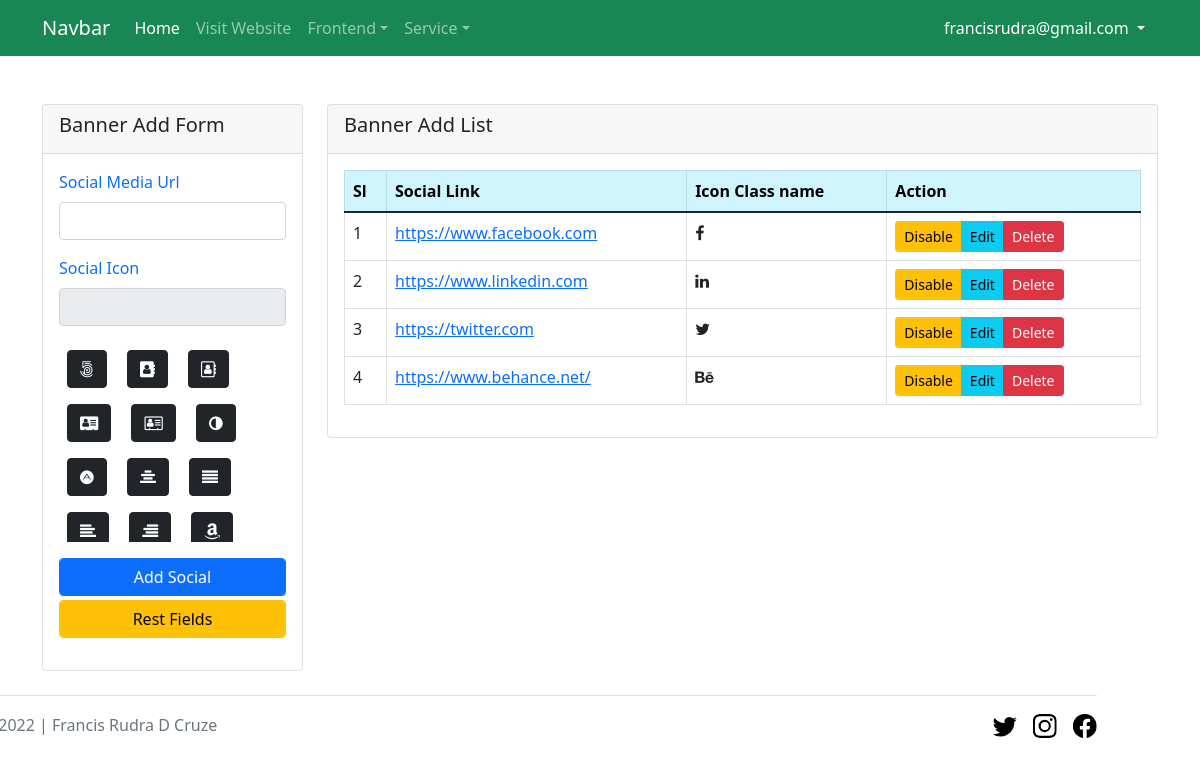
The app's page /admin/social_media.php (signed in) with its own data.
### tables this page shows
CREATE TABLE `social_medias` (
  `id` int(11) NOT NULL,
  `media_url` varchar(255) NOT NULL,
  `media_icon` varchar(100) NOT NULL,
  `active_status` int(11) NOT NULL DEFAULT 0
);

### db.php (called while the page is built)
<?php
function db_connect(){
    $db_host = "localhost";
    $db_user = "root";
    $db_pass = "";
    $db_name = "finance_business";
    return mysqli_connect($db_host, $db_user, $db_pass, $db_name);
}
function get_all($table_name){
    $get_query = "SELECT * FROM $table_name";
    return mysqli_query(db_connect(), $get_query);
}
?>

### admin/social_media.php (the view, shortened to what this page needs)
<?php
    require_once '../header.php';
    require_once '../db.php';
    require_once 'navbar.php';
?>
<section>
    <div class="container">
        <div class="row">
            <div class="col-lg-3 mt-5">
                <div class="card">
                    <div class="card-header">
                        <h5 class="card-title text-capitalize">Banner add form</h5>
                    </div>
                    <div class="card-body">
                        <form action="social_media_post.php" method="post">
                            <div class="mb-3">
                                <label class="form-label text-capitalize text-primary">Social Media Url</label>
                                <input type="url" name="media_url" class="form-control <?php
                                    if(isset($_SESSION['media_url_null'])) {
                                        echo "is-invalid";
                                    }
                                ?>">
                            </div>
                            <div class="mb-3">
                                <label class="form-label text-capitalize text-primary">Social Icon</label>
                                <input type="text" required name="media_icon" id="social_icon" readonly class="form-control <?php
                                    if(isset($_SESSION['media_icon_null'])){
                                        echo "is-invalid";
                                    }
                                ?>">
                            </div>
                            <div class="mb-3 overflow-scroll" style="height: 200px;">
                                <?php foreach($icons as $icon): ?>
                                    <span id="<?=$icon?>" class="btn btn-dark m-2">
                                        <i class="fa <?=$icon?>"></i>
                                    </span>
                                <?php endforeach?>
                            </div>
                            <div class="mb-1">
                                <button type="submit" class="form-control btn btn-primary">Add Social</button>
                            </div>
                            <div class="mb-3">
                                <button type="reset" class="form-control btn btn-warning">Rest Fields</button>
                            </div>
                        </form>
                    </div>
                </div>
            </div>
            <div class="col-lg-9 mt-5">
                <div class="card">
                    <div class="card-header">
                        <h5 class="card-title text-capitalize">Banner add list</h5>
                    </div>
                    <div class="card-body">
                        <table class="table table-bordered">
                            <thead class="table-info">
                                <th>Sl</th>
                                <th>Social Link</th>
                                <th>Icon Class name</th>
                                <th>Action</th>
                            </thead>
                            <tbody>
                                <?php foreach (get_all('social_medias') as $key => $icon) : ?>
                                    <tr>
                                        <td><?= $key + 1 ?></td>
                                        <td><a href="<?=$icon['media_url']?>" target="_blank"><?=$icon['media_url']?></a></td>
                                        <td><i class="fa <?=$icon['media_icon']?>"></i></td>
                                        <td>
                                        <div class="btn-group btn-group-sm" role="group" aria-label="Basic mixed styles example">
                                            <?php if($icon['active_status'] == 0): ?>
                                                <a href="social_media_status.php?media_id=<?=$icon['id']?>&status=1" type="button" class="btn btn-success">Active</a>
                                                <?php else: ?>
                                                <a href="social_media_status.php?media_id=<?=$icon['id']?>&status=0" type="button" class="btn btn-warning">Disable</a>
                                            <?php endif ?>
                                            <a href="social_media_edit.php?media_id=<?=$icon['id']?>" type="button" class="btn btn-info">Edit</a>
                                            <button type="button" value="social_media_status.php?media_id=<?=$icon['id']?>&status=2" class="deleteBtn btn btn-danger">Delete</button>
                                        </div>
                                        </td>
                                    </tr>
                                <?php endforeach ?>
                            </tbody>
                        </table>
                    </div>
                </div>
            </div>
        </div>
    </div>
</section>
<?php require_once '../footer.php'; ?>

### records on screen
social_medias: media_url "https://www.facebook.com"
social_medias: media_url "https://www.linkedin.com"
social_medias: media_url "https://twitter.com"
social_medias: media_url "https://www.behance.net/"

### other values on screen
$_SESSION['email'] "francisrudra@gmail.com"
